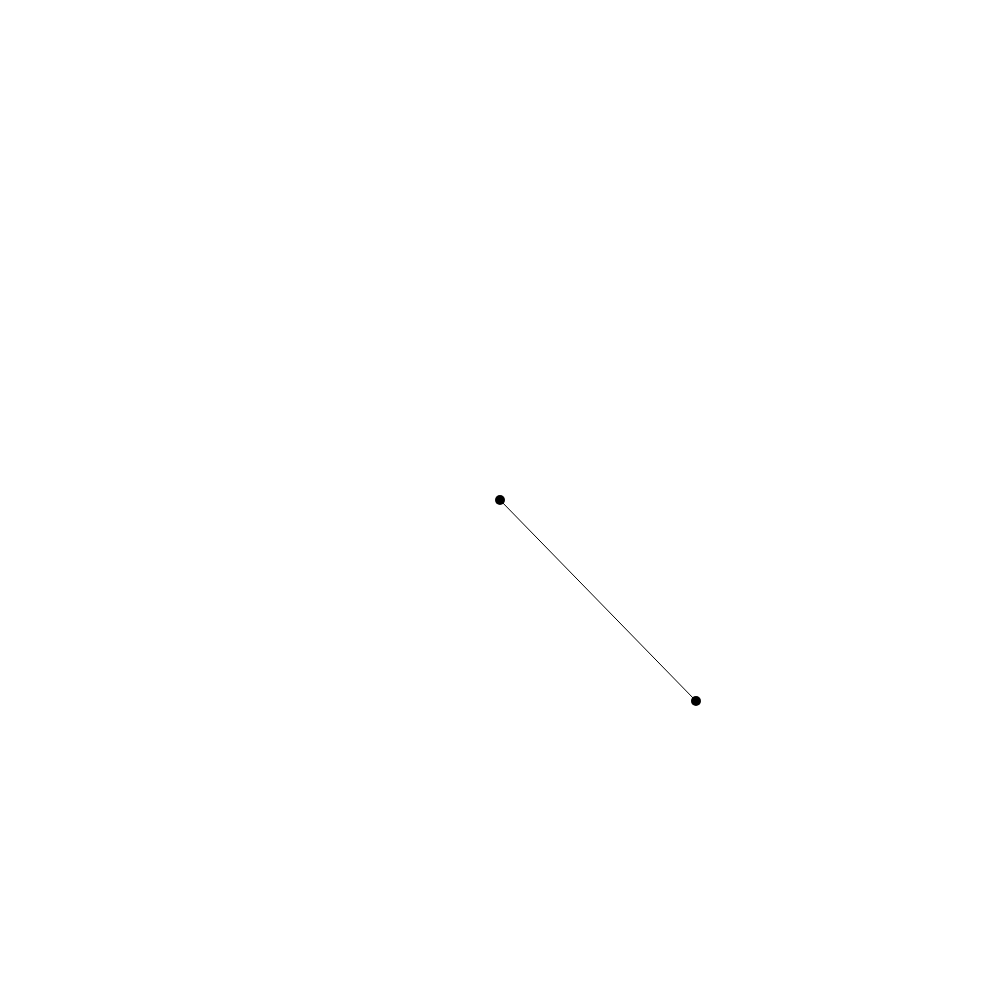
Frame 1 (no input)
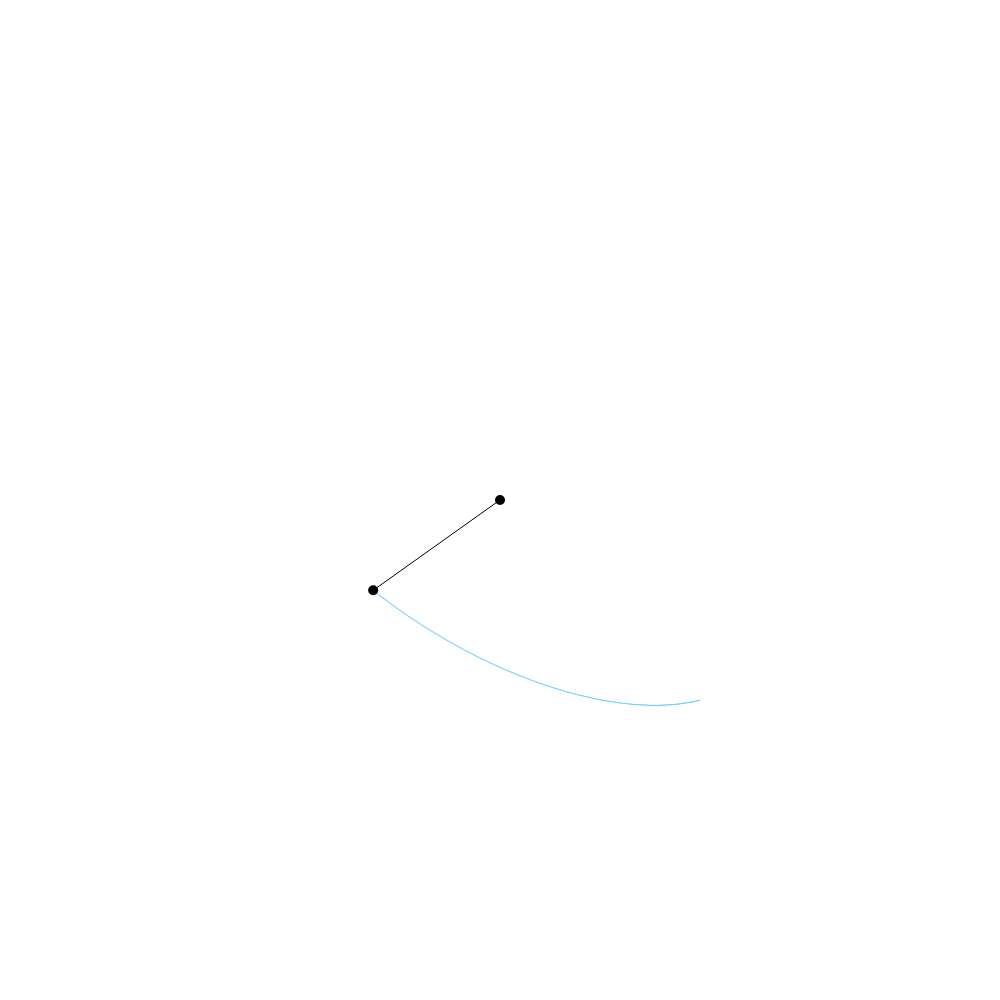
Frame 60 (no input)
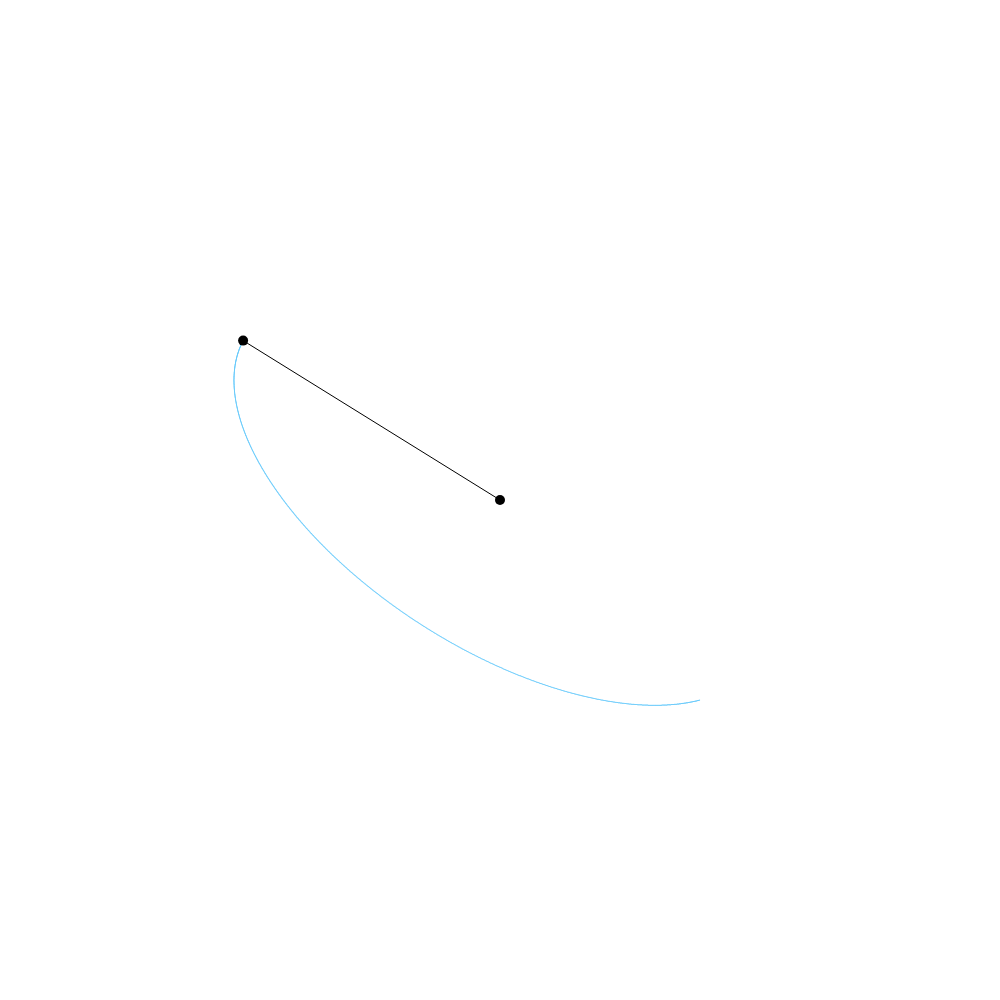
Frame 120 (the mouse pressed at the canvas centre since frame 60)

The p5.js sketch that drew these frames (run headless with seeded random() and noise() and a simulated clock; from frame 60 on, the mouse is pressed at the canvas centre):

// p5.js sketch
// ── sketch.js
class Point {
  constructor(x, y, z) {
    this.X = x;
    this.Y = y;
    this.Z = z;
    this.oldX = x;
    this.oldY = y;
    this.oldZ = z;
    this.fixed = false;
    console.log(this);
  }
}

let trail;

function setup() {
  createCanvas(1000, 1000);
  sticks = [
    {p0: points[0], p1: points[1], distance: dist(points[0].X, points[0].Y, points[0].Z, points[1].X, points[1].Y, points[1].Z)},
  ];
  trail = createGraphics(1000, 1000);
  trail.translate(width/2, height/2);
  trail.noStroke();
  trail.fill(100, 200, 250);
  //noLoop();
}

var points = [
  new Point(0, 0, 2000),
  new Point(200, 200, 0)
];

points[0].fixed = true;
points[1].oldX += 0.4;
points[1].oldY -= 0.1;

var sticks = [];

const gravity = 0.01;

function draw() {
  clear();

  for(let upf = 0; upf < 10; upf++){
    updatePoints();
    for(let i = 0; i < 10; i++){
      updateSticks();
    }
    //draw second point to offset canvas
    
    trail.ellipse(points[1].X, points[1].Y, 1);
  }
  
  image(trail, 0, 0);
  translate(width/2, height/2);
  renderSticks();
  renderPoints();
}

function updatePoints() {
  for(let i = 0; i < points.length; i++){
    let p = points[i],
        vx = p.X - p.oldX,
        vy = p.Y - p.oldY;
        vz = p.Z - p.oldZ;
    if(!p.fixed){

      p.oldX = p.X;
      p.oldY = p.Y;
      p.oldZ = p.Z;

      p.X += vx;
      p.Y += vy;
      p.Z += vz - gravity;
    }
  }
}

function renderPoints() {
  noStroke();
  fill(0);
  for(let i = 0; i < points.length; i++){
    let p = points[i];
    ellipse(p.X, p.Y, 10);
  }
}

function updateSticks() {
  for(let i = 0; i < sticks.length; i++){
    let s = sticks[i],
        dx = s.p1.X - s.p0.X,
        dy = s.p1.Y - s.p0.Y,
        dz = s.p1.Z - s.p0.Z,
        distance = sqrt(dx * dx + dy * dy + dz * dz),
        
        difference = s.distance - distance,
        percent = difference / distance / 2;
    dx *= percent;
    dy *= percent;
    dz *= percent;
    
    let fac = (s.p0.fixed || s.p1.fixed)?1:0 + 1;
    if(!s.p0.fixed){
      s.p0.X -= dx * fac;
      s.p0.Y -= dy * fac;
      s.p0.Z -= dz * fac;
    }
    if(!s.p1.fixed){
      s.p1.X += dx * fac;
      s.p1.Y += dy * fac;
      s.p1.Z += dz * fac;
    }


  }
}


function renderSticks(){
  stroke(0);
  noFill();
  for(let i = 0; i < sticks.length; i++){
    let s = sticks[i],
        p0 = s.p0,
        p1 = s.p1;
        line(p0.X, p0.Y, p1.X, p1.Y);
  }
}
